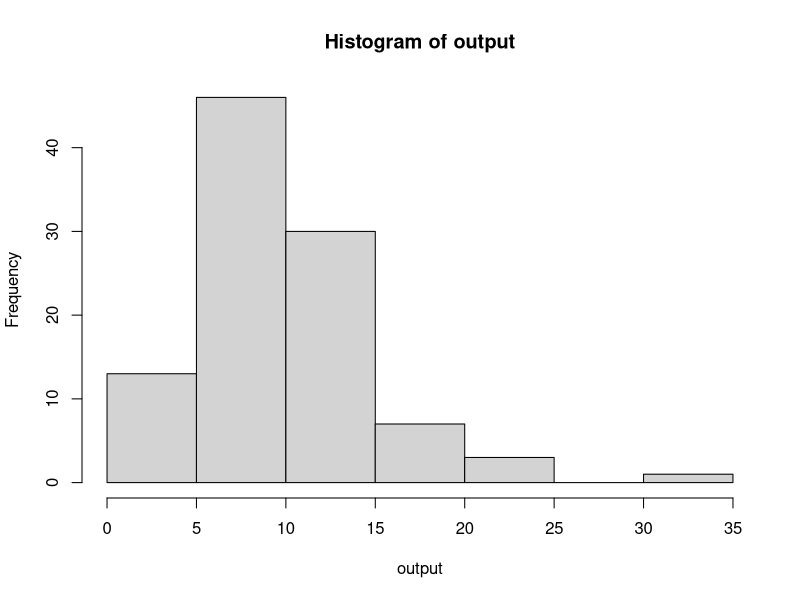

Recreate this plot in R.
x = 2
v = 10
#4a
dchisq(x, v)

#4b
random_data = 100
output = rchisq(random_data, v)
hist(output)

#4c
rataan = v
rataan
varian = 2*v
varian